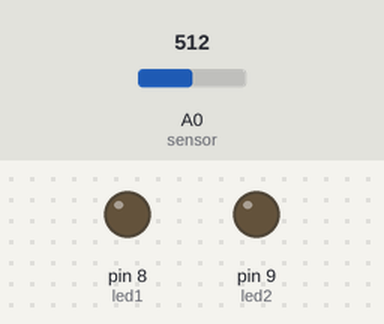
The sketch below on a simulated Arduino Uno, built with avr-gcc and run on an emulated ATmega328P. Parts: output pins drawn as LEDs (lit = HIGH). Dashed ring = blinking. Inputs (shaded band) come from the test bench; at power-on: A0 (sensor) = 512.

Above: at 1.2 s.
1.3 s: A0 (sensor) set to 956
2.8 s: A0 (sensor) set to 981
At 3.04 s:
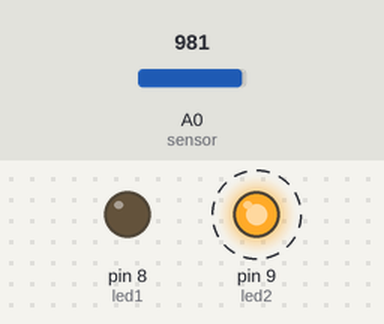
5.8 s: A0 (sensor) set to 306
At 6.4 s:
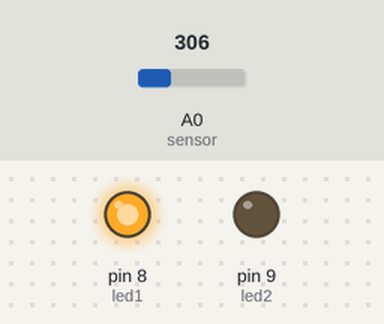
7.3 s: A0 (sensor) set to 1023
At 7.55 s:
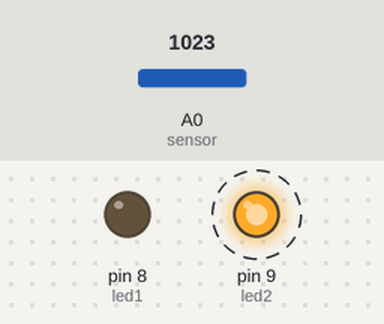
10.3 s: A0 (sensor) set to 900
At 10.3 s:
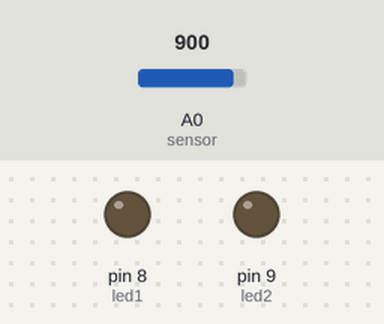
Timing chart, 0 to 12.8 s (numbered marks = the images above; inputs shaded):
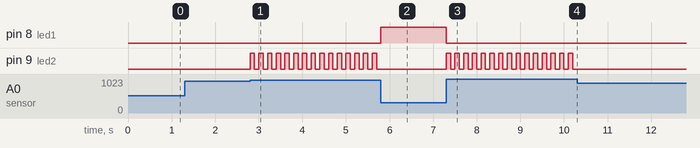

Measured:
- the behaviour switches between 971 and 972 on A0 (sensor) (found by bisection; images 0 and 1)
- after the input at 1.3 s, every drawn part: stays the same
- after the input at 2.8 s, pin 9 (led2): alternates HIGH for 0.10 s and LOW for 0.10 s, starting at once
- after the input at 5.8 s, pin 8 (led1): LOW → HIGH at once; pin 9 (led2): stops changing and stays LOW
- after the input at 7.3 s, pin 8 (led1): HIGH → LOW at once; pin 9 (led2): alternates HIGH for 0.10 s and LOW for 0.10 s, starting at once
- after the input at 10.3 s, pin 9 (led2): stops changing and stays LOW

The sketch:

controle_nivel.ino
```cpp
/* ************************************************************************

Colégio SATC
Curso Técnico em Mecatrônica
Disciplina: Sistemas Embarcados
Turma: 3191
Professor: Marcos Antonio Jeremias Coelho

Programa: Controle de Nível e Transbordo de Silo

Autor: Tiago Fortunato Rosset
Data: 12/04/2026
Versão: 1.0

************************************************************************ */

const int sensor = A0;
const int led1 = 8;
const int led2 = 9;
unsigned long timer = 0;

void setup() {
  pinMode(led1, OUTPUT);
  pinMode(led2, OUTPUT);
  timer = millis();
}

void loop() {
  int leitura = analogRead(sensor);
  float porcentagem = (leitura/1023.0)*100;
  if(porcentagem >= 95){
    digitalWrite(led1, 0);
    if((millis() - timer) >= 200){
      digitalWrite(led2, 1);
      timer = millis();
   }
   else if((millis() - timer) >= 100){
      digitalWrite(led2, 0);
   }
  }
  else{
    digitalWrite(led2, 0);
  }
  if(porcentagem <= 30){
    digitalWrite(led1, 1);
  }
}
```
